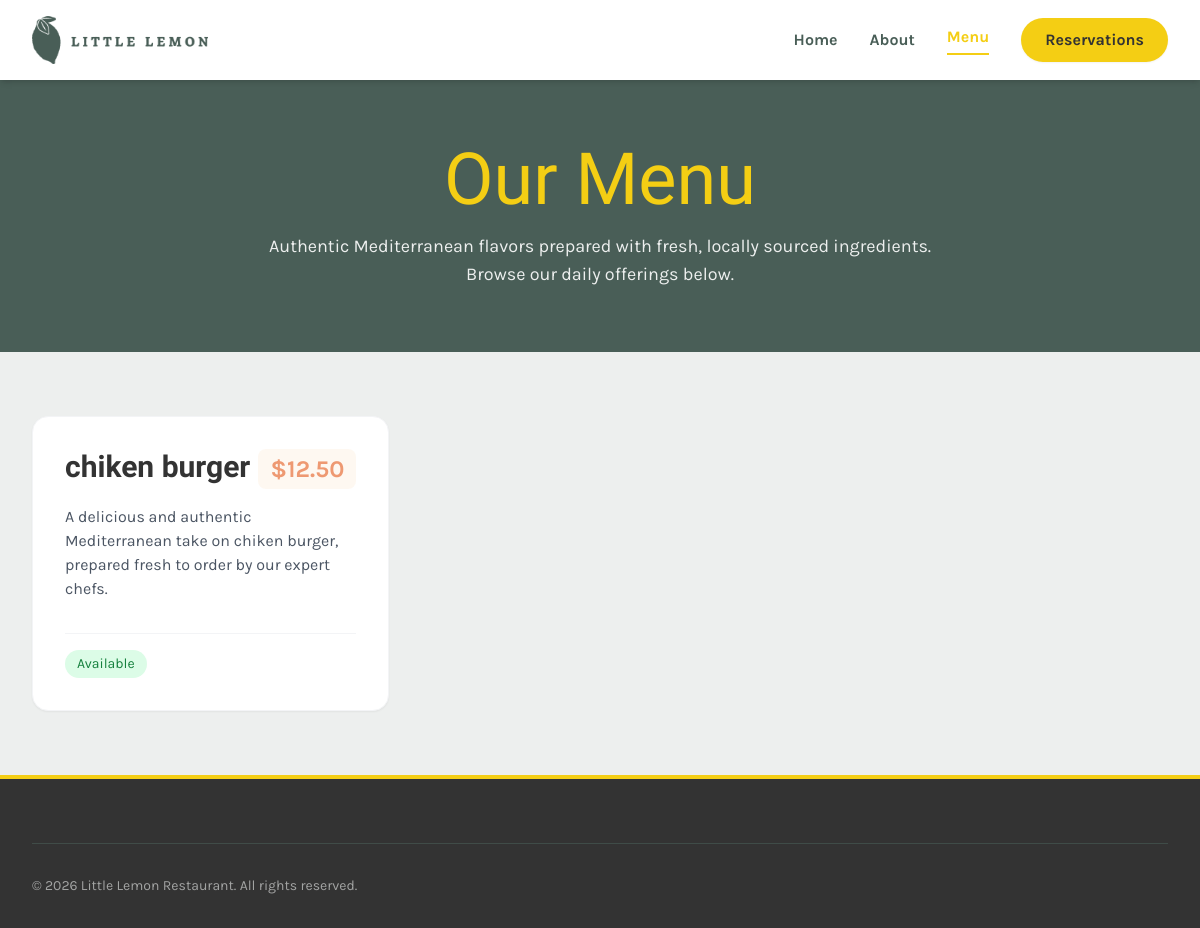
The page /restaurant/menu-page/ on the database as committed earlier.
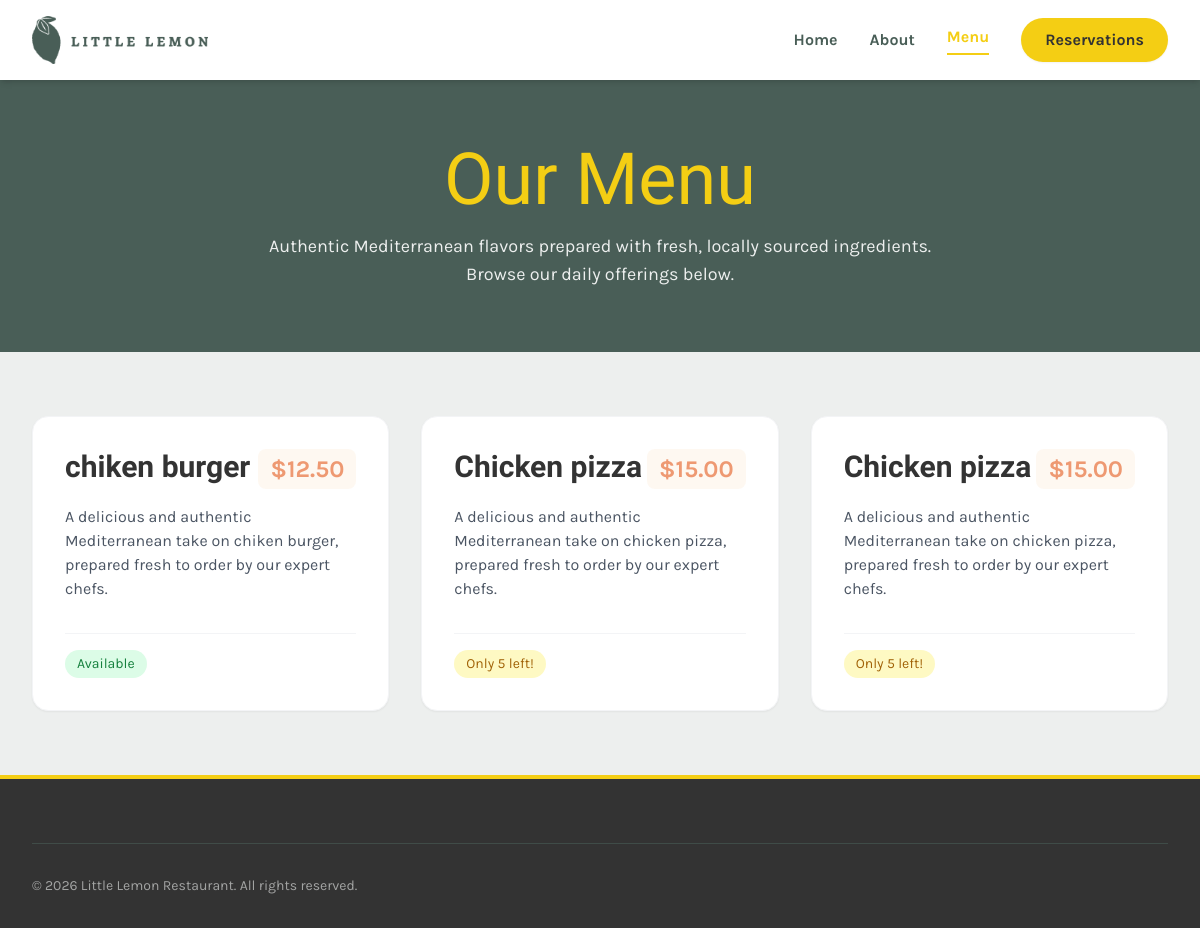
The same page on the database as committed later.
### restaurant/models.py (models this page shows, shortened)
class Menu(models.Model):
    Title = models.CharField(max_length=255)
    Price = models.DecimalField(max_digits=10, decimal_places=2)
    Inventory = models.IntegerField()

### restaurant/views.py (the view)
# urls.py: path('menu-page/', views.menu, name='menu'),
def menu(request):
    menu_data = Menu.objects.all()
    return render(request, 'menu.html', {"menu_data": menu_data})

### templates/menu.html (shortened to what this page needs)
{% load static %}
<!DOCTYPE html>
<html lang="en">
<head>
    <script src="https://cdn.tailwindcss.com"></script>
</head>
<body class="font-body bg-brandGray text-brandDark antialiased flex flex-col min-h-screen">
    <nav class="bg-white shadow-md sticky top-0 z-50">
        <div class="max-w-7xl mx-auto px-4 sm:px-6 lg:px-8">
            <div class="flex justify-between items-center h-20">
                <div class="flex-shrink-0 flex items-center">
                    <a href="{% url 'home' %}">
                        <img class="h-12 w-auto" src="{% static 'restaurant/logo.png' %}" alt="Little Lemon Logo" onerror="this.src='https://placehold.co/200x60?text=Little+Lemon'">
                    </a>
                </div>
                <div class="hidden md:flex space-x-8 items-center">
                    <a href="{% url 'home' %}" class="text-brandGreen font-bold hover:text-brandYellow transition duration-200">Home</a>
                    <a href="{% url 'home' %}#about" class="text-brandGreen font-bold hover:text-brandYellow transition duration-200">About</a>
                    <a href="{% url 'menu' %}" class="text-brandYellow font-bold border-b-2 border-brandYellow pb-1">Menu</a>
                    <a href="{% url 'book' %}" class="bg-brandYellow text-brandDark px-6 py-2.5 rounded-full font-bold shadow-sm hover:shadow-md hover:-translate-y-0.5 transition-all duration-200">Reservations</a>
                </div>
            </div>
        </div>
    </nav>
    <header class="bg-brandGreen py-16">
        <div class="max-w-7xl mx-auto px-4 sm:px-6 lg:px-8 text-center">
            <h1 class="font-heading text-5xl md:text-7xl text-brandYellow mb-4">Our Menu</h1>
            <p class="font-body text-lg text-white/90 max-w-2xl mx-auto">
                Authentic Mediterranean flavors prepared with fresh, locally sourced ingredients.
                Browse our daily offerings below.
            </p>
        </div>
    </header>
    <main class="flex-grow max-w-7xl mx-auto px-4 sm:px-6 lg:px-8 py-16">
        <div class="grid grid-cols-1 md:grid-cols-2 lg:grid-cols-3 gap-8">
            {% for item in menu_data %}
            <div class="bg-white p-8 rounded-2xl shadow-sm border border-gray-100 hover:shadow-xl hover:-translate-y-1 transition-all duration-300 group flex flex-col">
                <div class="flex justify-between items-start mb-4">
                    <h3 class="font-heading text-3xl font-bold text-brandDark group-hover:text-brandGreen transition-colors">{{ item.Title }}</h3>
                    <span class="text-brandSalmon font-bold text-2xl bg-brandPeach/20 px-3 py-1 rounded-lg">
                        ${{ item.Price }}
                    </span>
                </div>
                <p class="font-body text-gray-600 mb-8 flex-grow">
                    A delicious and authentic Mediterranean take on {{ item.Title|lower }}, prepared fresh to order by our expert chefs.
                </p>
                <div class="flex justify-between items-center pt-4 border-t border-gray-100 mt-auto">
                    <span class="text-sm font-body px-3 py-1 rounded-full
                        {% if item.Inventory > 5 %} bg-green-100 text-green-700
                        {% elif item.Inventory > 0 %} bg-yellow-100 text-yellow-700
                        {% else %} bg-red-100 text-red-700 {% endif %}">
                        {% if item.Inventory > 5 %} Available
                        {% elif item.Inventory > 0 %} Only {{ item.Inventory }} left!
                        {% else %} Sold Out
                        {% endif %}
                    </span>
                </div>
            </div>
            {% endfor %}
        </div>
    </main>
    <footer class="bg-brandDark text-brandGray pt-16 pb-8 border-t-4 border-brandYellow">
        <div class="max-w-7xl mx-auto px-4 sm:px-6 lg:px-8">
            <div class="border-t border-brandGreen pt-8 flex flex-col md:flex-row justify-between items-center text-sm opacity-60">
                <p>&copy; 2026 Little Lemon Restaurant. All rights reserved.</p>
            </div>
        </div>
    </footer>
</body>
</html>

Rows that differ between the two databases and show on the page:
added Menu: Title "Chicken pizza", Price "15.00", Title "chicken pizza", Inventory "5"
added Menu: Title "Chicken pizza", Price "15.00", Title "chicken pizza", Inventory "5"
